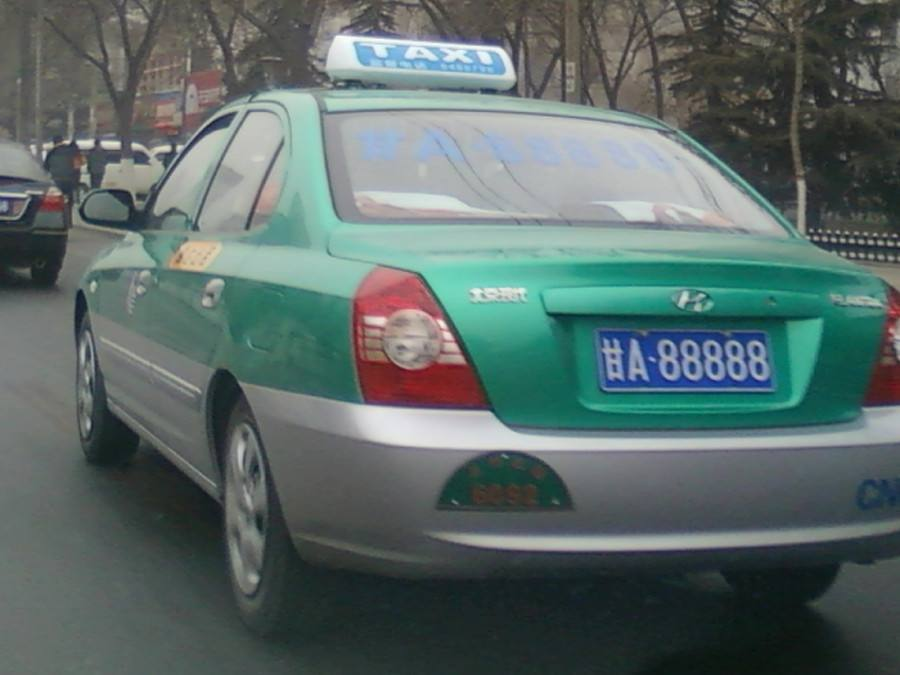
//> input picture hw3_1/data pack/car.jpg, 900 x 675 px
$ ./main   (built with g++ and OpenCV 4)
//> lines starting //> are read from the running program, lines starting //| are printed output that depends on the picture; after the words box and inside, x2 and y2 are one past the last pixel; in counts of white or black regions, pixels touching at a corner belong together
#include <opencv2/highgui.hpp>
#include <opencv2/core/core.hpp>
#include <opencv2/opencv.hpp>
#include <opencv2/imgproc.hpp>
#include <iostream>

using namespace std;
using namespace cv;

float getDist(Point x, Point y) {
    return sqrt((x.x - y.x) * (x.x - y.x) + (x.y - y.y) * (x.y - y.y));
}

int main() {
    Mat src;
    src = imread("../data pack/car.jpg");
//> src is the input picture: 675 rows x 900 cols, CV_8UC3; mean B, G, R 103.9, 106.3, 90.9
    // multi channels sub
    Mat channels[3];
    split(src, channels);
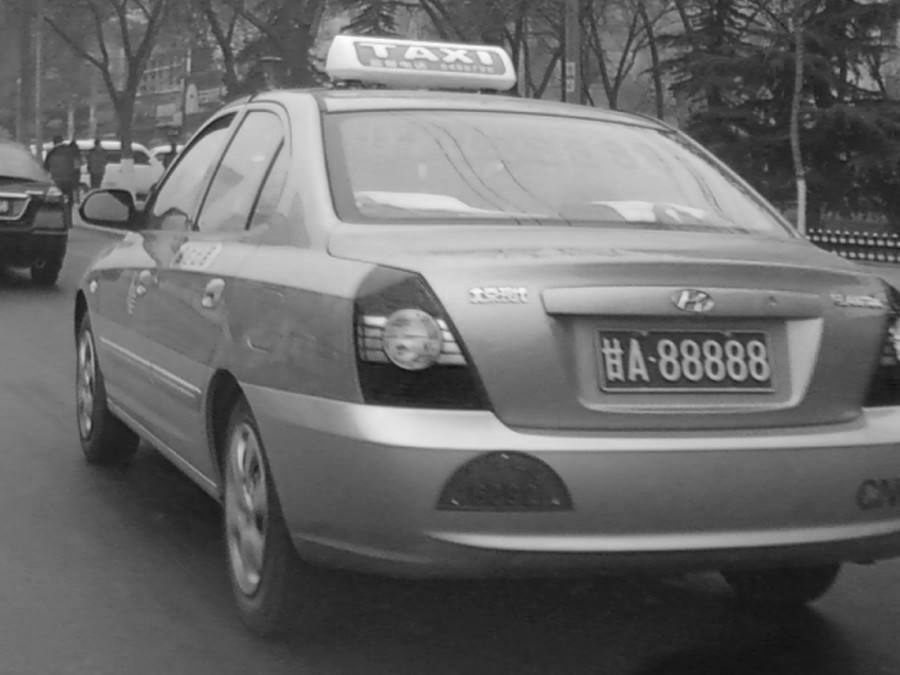
//> channels[1]: 675 rows x 900 cols, CV_8UC1; min 16, max 255, mean 106.3
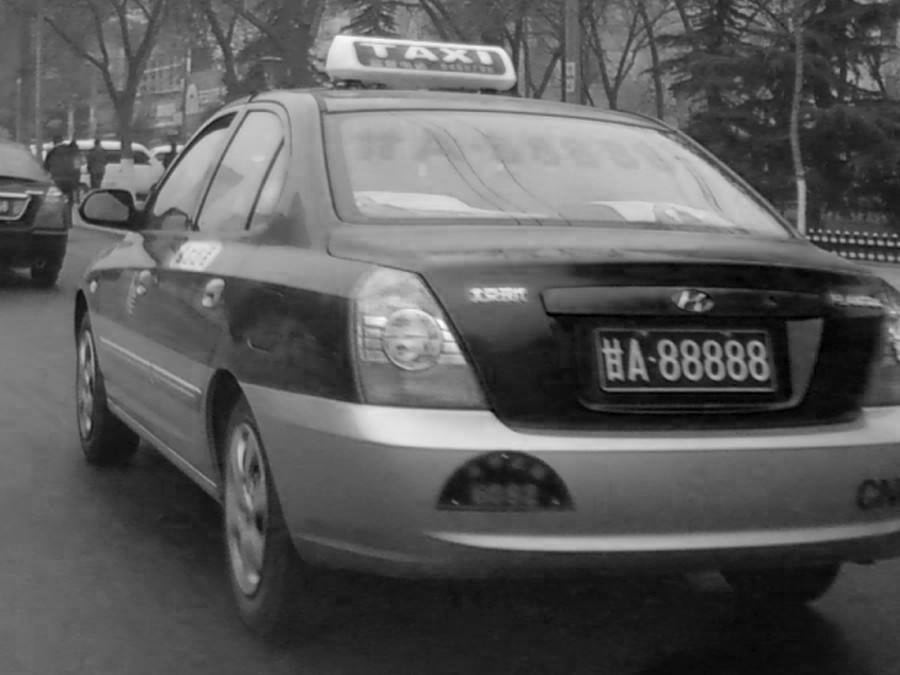
//> channels[2]: 675 rows x 900 cols, CV_8UC1; min 0, max 255, mean 90.9
    Mat blue_sub_green = channels[0] - channels[1];
    normalize(blue_sub_green, blue_sub_green, 0., 255., NORM_MINMAX);
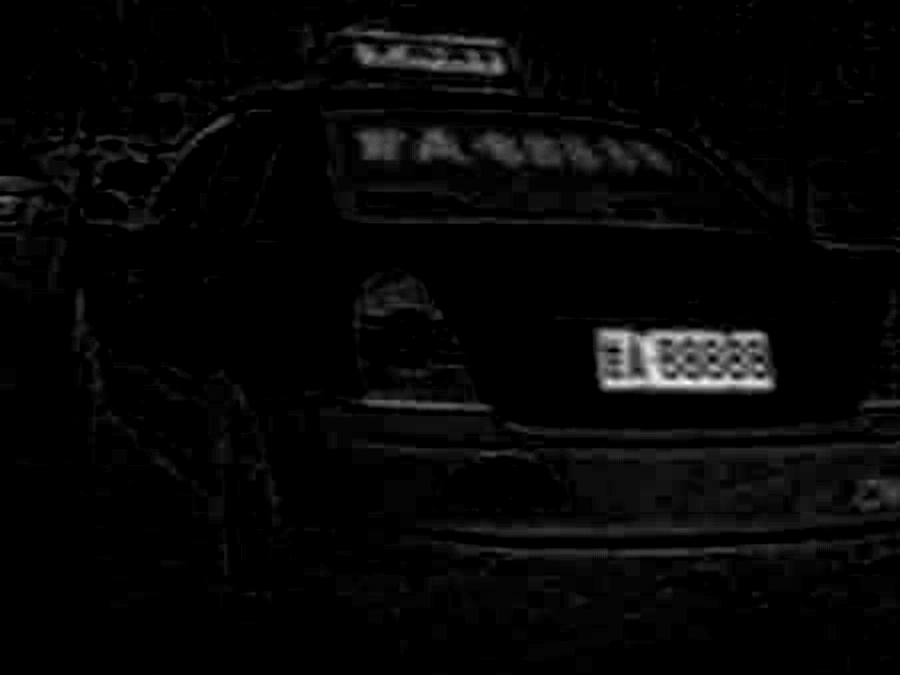
//> blue_sub_green: 675 rows x 900 cols, CV_8UC1; min 0, max 255, mean 6.5
    // blur and threshold
    Mat img_thre;
    GaussianBlur(blue_sub_green, blue_sub_green, Size(15, 15), 0., 0.);
    threshold(blue_sub_green, img_thre, 60., 255., THRESH_BINARY);
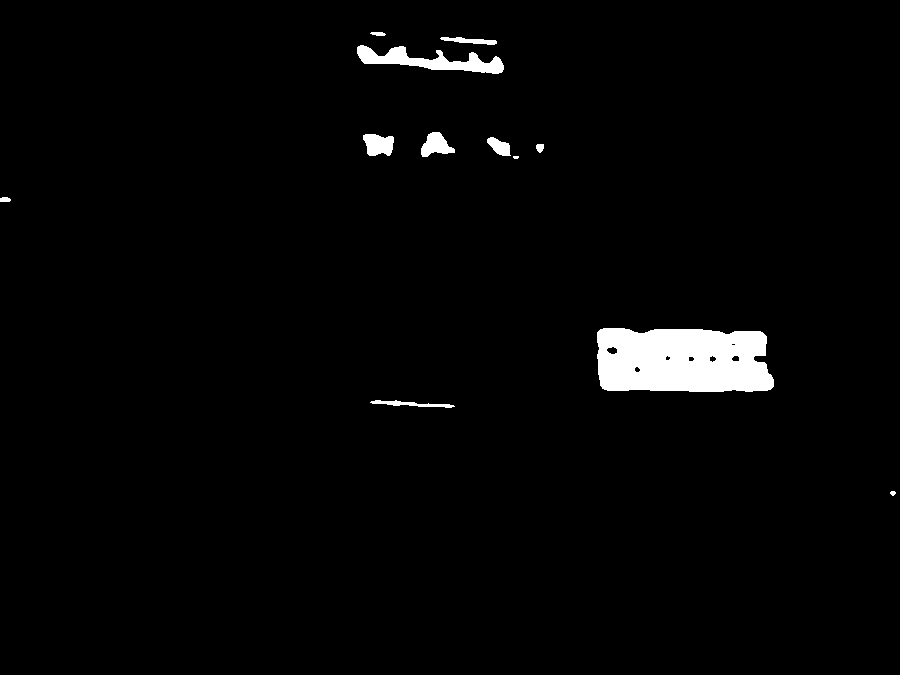
//> img_thre: 675 rows x 900 cols, CV_8UC1; 2.3% white; 12 white regions (1 under 20 px), largest, box (x1, y1, x2, y2) and area: (597, 328, 774, 392) 10118, (357, 45, 504, 74) 1824, (363, 134, 394, 156) 535
    // close
    Mat kernel = getStructuringElement(MORPH_RECT, Size(31, 31));
    morphologyEx(img_thre, img_thre, MORPH_CLOSE, kernel);
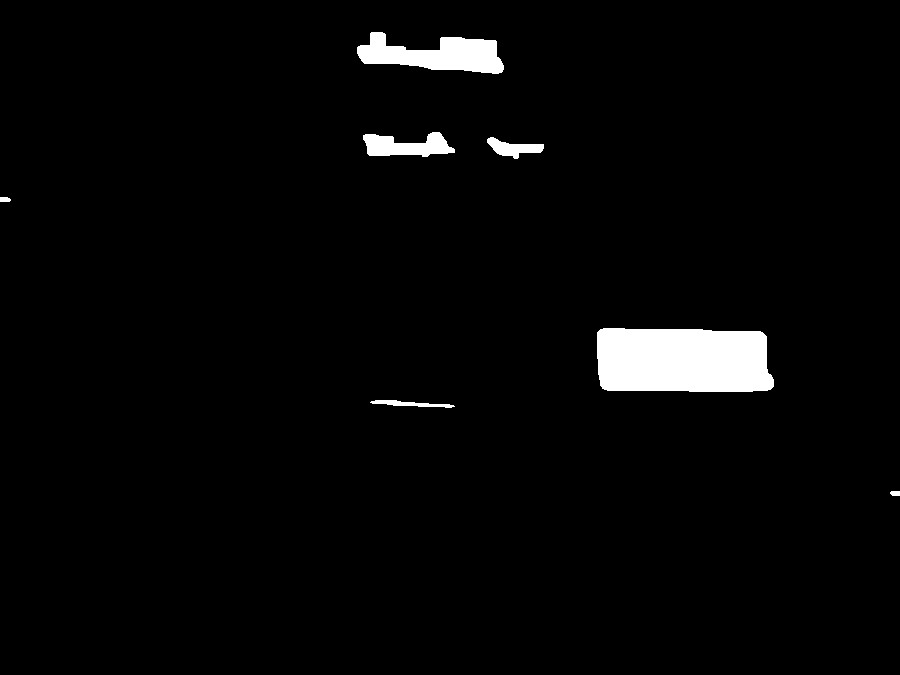
//> img_thre: 675 rows x 900 cols, CV_8UC1; 2.7% white; 7 white regions
    // find contours
    vector<vector<Point> > contours;
    vector<Vec4i> hierarchy;
    findContours(img_thre, contours, hierarchy, RETR_EXTERNAL, CHAIN_APPROX_SIMPLE);
//> contours = 7 contours; box (x1, y1, x2, y2) and area: (597, 328, 774, 392) 10290, (357, 32, 504, 74) 3464, (363, 132, 455, 157) 1333, (487, 137, 544, 159) 556, (370, 400, 455, 408) 237, (0, 197, 11, 202) 36, (890, 491, 900, 496) 34
    // approx poly
    vector<vector<Point> > contours_poly(contours.size());
//> contours_poly = 7 empty contours
    Mat img_drawn = src.clone();
    for (int i = 0; i < contours.size(); i++) {
        if (contourArea(contours[i]) > 4000) {
            double peri = arcLength(contours[i], true);
            approxPolyDP(contours[i], contours_poly[0], 0.02 * peri, true);
            drawContours(img_drawn, contours_poly, 0, Scalar(0, 255, 0), 2);
            for (int j = 0; j < 4; j++) {
                putText(img_drawn, to_string(j), contours_poly[0][j], FONT_HERSHEY_PLAIN,
                        2., Scalar(0, 255, 0), 2);
            }
        }
    }
//> this loop made 7 passes
//> peri on pass 3: 459.8
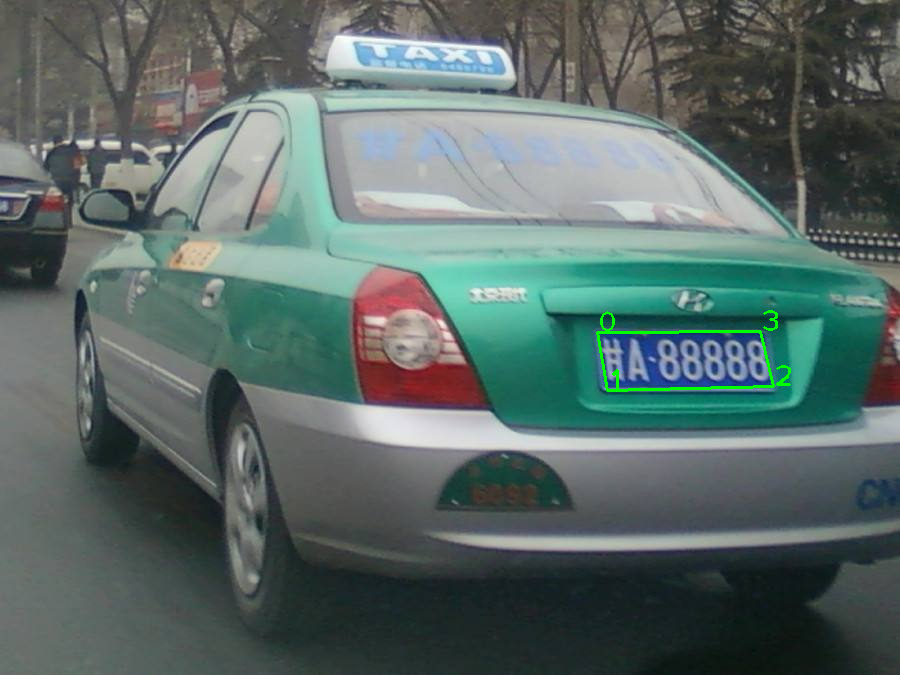
//> img_drawn: 675 rows x 900 cols, CV_8UC3; 0.29% of pixels changed, all inside (x1, y1, x2, y2) = (596, 310, 791, 392)
    // perspective transformation
    contours_poly[0][3].x += 5; // do a small adjust by hand
//> contours_poly = 7 entries, 1 filled: 1 contour; box (x1, y1, x2, y2) and area: (597, 331, 774, 391) 9458
    float w = getDist(contours_poly[0][0], contours_poly[0][3]);
//> w = 168
    float h = getDist(contours_poly[0][0], contours_poly[0][1]);
//> h = 58.86
    Point2f src_points[4] = {contours_poly[0][0], contours_poly[0][1],
                             contours_poly[0][2], contours_poly[0][3]};
//> src_points = 4 Points (x, y): [597, 332], [607, 390], [773, 386], [765, 331]
    Point2f dst_points[4] = {{0, 0}, {0, h},
                             {w, h}, {w, 0}};
//> dst_points = 4 Points (x, y): [0, 0], [0, 58.86], [168, 58.86], [168, 0]
    Mat warp_matrix = getPerspectiveTransform(src_points, dst_points);
//> warp_matrix = [[0.775, -0.134, -418.3], [0.00489, 0.822, -275.8], [-0.000256, -8.72e-05, 1]]
    Mat img_warp;
    warpPerspective(src, img_warp, warp_matrix, Size(w, h));
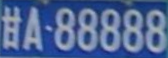
//> img_warp: 58 rows x 168 cols, CV_8UC3; mean B, G, R 148, 101.4, 78.5
    // show image
    imshow("img_thre", img_thre);
    imshow("contour", img_drawn);
    imshow("warp", img_warp);
    waitKey(0);
    return 0;
}

$ run again, with hw3_1/data pack/railway.jfif saved as hw3_1/data pack/car.jpg
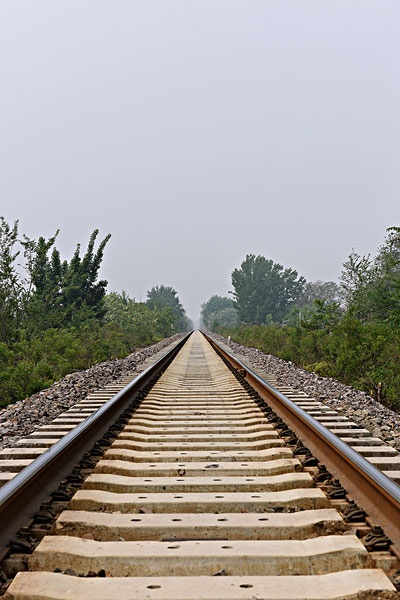
//> input picture hw3_1/data pack/railway.jfif, 400 x 600 px
//> src is the input picture: 600 rows x 400 cols, CV_8UC3; mean B, G, R 150.8, 155.5, 160.4
//> `morphologyEx(img_thre, img_thre, MORPH_CLOSE, kernel);`:
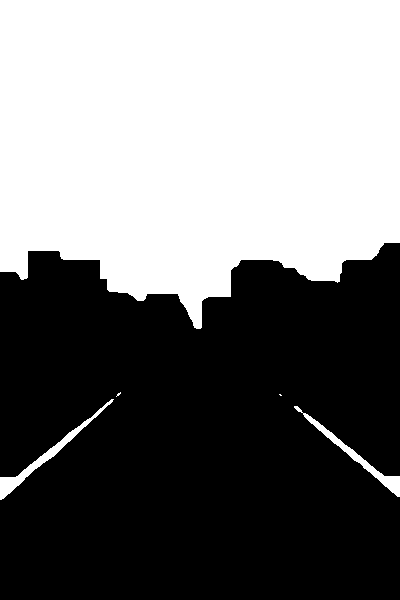
//> img_thre: 600 rows x 400 cols, CV_8UC1; 46.6% white; 5 white regions (2 under 20 px)
//> contours = 5 contours, 2 with area under 20; largest, box (x1, y1, x2, y2) and area: (0, 0, 400, 329) 109124, (0, 399, 114, 500) 914, (294, 406, 400, 497) 814
//> `vector<vector<Point> > contours_poly(contours.size());`: contours_poly = 5 empty contours
//> the loop `for (int i = 0; i < contours.size(); i++)` made 5 passes
//> peri on pass 5: 1512.8
//> `contours_poly[0][3].x += 5;`: contours_poly = 5 entries, 1 filled: 1 contour; box (x1, y1, x2, y2) and area: (0, 0, 400, 329) 110124
//> w = 386.8
//> h = 271
//> src_points = 4 Points (x, y): [0, 0], [0, 271], [99, 259], [205, 328]
//> dst_points = 4 Points (x, y): [0, 0], [0, 271], [386.8, 271], [386.8, 0]
//> warp_matrix = [[-0.57, 0, 0], [0.629, -0.393, 0], [0.00187, -0.00514, 1]]
//> `warpPerspective(src, img_warp, warp_matrix, Size(w, h));`:
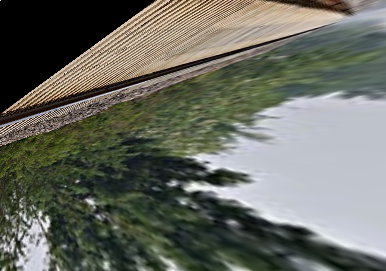
//> img_warp: 271 rows x 386 cols, CV_8UC3; mean B, G, R 97.4, 107.1, 105
